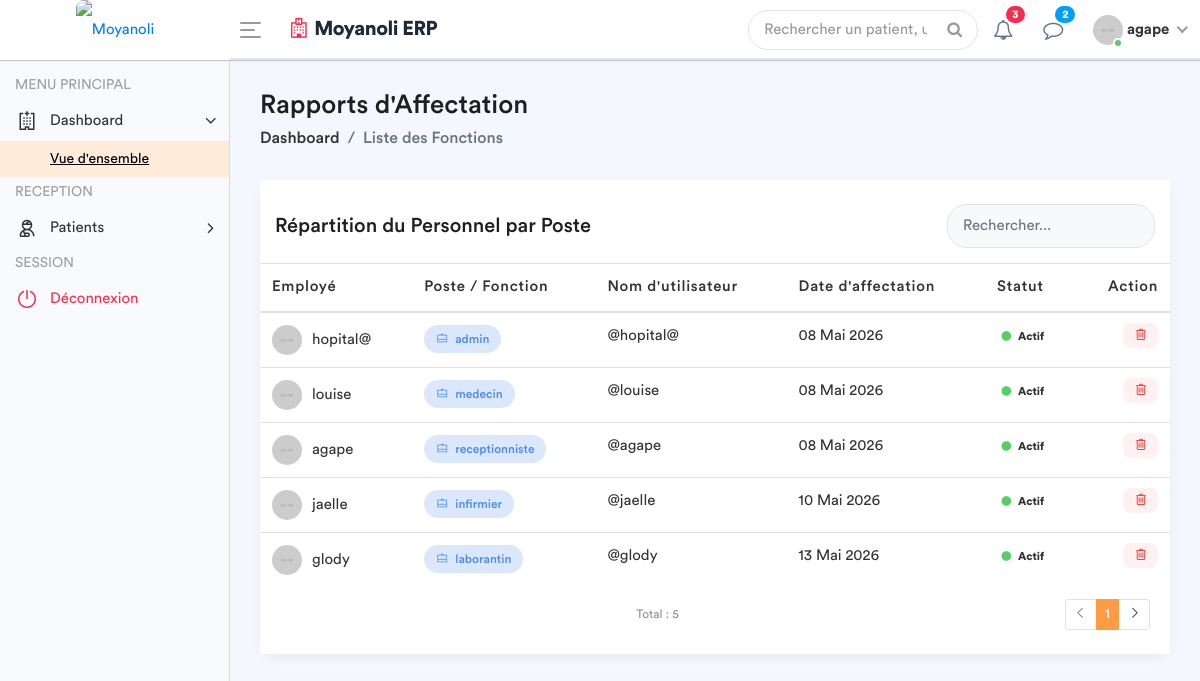
The app's page /employe-poste/ (signed in) with its own data.
### apps/models.py (models this page shows, shortened)
class Fonction(models.Model):
    fonctionKey = models.ForeignKey(Role , on_delete = models.SET_NULL , null = True)
    userKey     = models.ForeignKey(User , on_delete = models.SET_NULL , null = True)
    autorisation = models.CharField(max_length = 30 , default = 'oui')

class Role(models.Model):
    roleName = models.CharField(max_length = 30)

### apps/views.py (the view)
# urls.py: path('employe-poste/', views.liste_employe_poste, name='liste_employe_poste'),
@login_required
def liste_employe_poste(request):
    role_user = Fonction.objects.filter(userKey=request.user).first()
    fonctionKey = role_user.fonctionKey.roleName if role_user else None
    liste_postes = Fonction.objects.all().select_related('userKey', 'fonctionKey')
    context = {
        'liste_postes': liste_postes,
        'fonctionKey': fonctionKey,
    }
    return render(request, 'back-end/liste_fonctions.html', context)

### apps/templates/back-end/liste_fonctions.html (shortened to what this page needs)
<!DOCTYPE html>
{% load static %}
<html lang="fr">
    <head>
        {% include 'back-end/includes/css.html'%}
    </head>
    <body>
        <div class="main-wrapper">
            {% include 'back-end/includes/header.html'%}
            {% include 'back-end/includes/sidebar.html'%}
            <div class="page-wrapper">
                <div class="content container-fluid">
                    <div class="page-header">
                        <div class="row align-items-center">
                            <div class="col">
                                <h3 class="page-title">Rapports d'Affectation</h3>
                                <ul class="breadcrumb">
                                    <li class="breadcrumb-item"><a href="{% url 'dashboard' %}">Dashboard</a></li>
                                    <li class="breadcrumb-item active">Liste des Fonctions</li>
                                </ul>
                            </div>
                        </div>
                    </div>
                    <div class="row">
                        <div class="col-md-12">
                            <div class="card card-table">
                                <div class="card-header bg-white border-0 pt-4">
                                    <div class="row align-items-center">
                                        <div class="col">
                                            <h4 class="card-title mb-0">Répartition du Personnel par Poste</h4>
                                        </div>
                                        <div class="col-auto">
                                            <div class="search-box-container">
                                                <input type="text" id="searchInput" class="form-control" placeholder="Rechercher...">
                                            </div>
                                        </div>
                                    </div>
                                </div>
                                <div class="card-body">
                                    <div class="table-responsive">
                                        <table class="table table-hover table-center mb-0">
                                            <thead>
                                                <tr>
                                                    <th>Employé</th>
                                                    <th>Poste / Fonction</th>
                                                    <th>Nom d'utilisateur</th>
                                                    <th>Date d'affectation</th>
                                                    <th>Statut</th>
                                                    <th class="text-right">Action</th>
                                                </tr>
                                            </thead>
                                            <tbody id="tableBody">
                                                {% for poste in liste_postes %}
                                                <tr>
                                                    <td>
                                                        <h2 class="table-avatar">
                                                            <img src="/static/back-end/assets/img/profiles/avatar-01.jpg" alt="">
                                                            {{ poste.userKey.get_full_name|default:poste.userKey.username }}
                                                        </h2>
                                                    </td>
                                                    <td>
                                                        <span class="badge bg-inverse-primary badge-role">
                                                            <i class="la la-briefcase mr-1"></i> {{ poste.fonctionKey.roleName }}
                                                        </span>
                                                    </td>
                                                    <td>@{{ poste.userKey.username }}</td>
                                                    <td>{{ poste.userKey.date_joined|date:"d M Y" }}</td>
                                                    <td>
                                                        {% if poste.userKey.is_active %}
                                                            <span class="badge badge-success-border"><i class="fa fa-circle text-success mr-1"></i> Actif</span>
                                                        {% else %}
                                                            <span class="badge badge-danger-border"><i class="fa fa-circle text-danger mr-1"></i> Inactif</span>
                                                        {% endif %}
                                                    </td>
                                                    <td class="text-right">
                                                        <a href="{% url 'supprimer_poste' poste.id %}"
                                                           class="btn-delete"
                                                           onclick="return confirm('Êtes-vous sûr de vouloir supprimer cette affectation ?');"
                                                           title="Supprimer l'affectation">
                                                            <i class="la la-trash-alt"></i>
                                                        </a>
                                                    </td>
                                                </tr>
                                                {% empty %}
                                                <tr>
                                                    <td colspan="6" class="text-center text-muted py-4">
                                                        Aucune affectation enregistrée.
                                                    </td>
                                                </tr>
                                                {% endfor %}
                                            </tbody>
                                        </table>
                                    </div>
                                </div>
                                <div class="card-footer bg-white border-0 pb-4">
                                    <div class="row align-items-center">
                                        <div class="col">
                                            <small class="text-muted">Total : {{ liste_postes|length }}</small>
                                        </div>
                                        <div class="col-auto">
                                            <ul class="pagination pagination-sm mb-0">
                                                <li class="page-item disabled"><a class="page-link" href="#"><i class="la la-angle-left"></i></a></li>
                                                <li class="page-item active"><a class="page-link" href="#">1</a></li>
                                                <li class="page-item"><a class="page-link" href="#"><i class="la la-angle-right"></i></a></li>
                                            </ul>
                                        </div>
                                    </div>
                                </div>
                            </div>
                        </div>
                    </div>
                </div>
            </div>
        </div>
    </body>
</html>

### apps/templates/back-end/includes/header.html (shortened to what this page needs)
{% load static %}
<div class="header" style="background: #ffffff; border-bottom: 2px solid #e2e8f0;">
    <div class="header-left" style="background: #ffffff;">
        <a href="{% url 'home' %}" class="logo">
            <img src="{% static 'front-end/assets/dr/logo.jpg' %}" width="45" height="45" alt="Moyanoli" style="border-radius: 8px;">
        </a>
    </div>
    <a id="toggle_btn" href="javascript:void(0);" style="color: #007bff;">
        <span class="bar-icon">
            <span></span>
            <span></span>
            <span></span>
        </span>
    </a>
    <div class="page-title-box">
        <h3 style="color: #1e293b; font-weight: 700; letter-spacing: -0.5px;">
            <i class="fa fa-hospital-o text-danger mr-2"></i>Moyanoli ERP
        </h3>
    </div>
    <ul class="nav user-menu">
        <li class="nav-item">
            <div class="top-nav-search">
                <form action="#">
                    <input class="form-control" type="text" placeholder="Rechercher un patient, un dossier...">
                    <button class="btn" type="submit"><i class="fa fa-search"></i></button>
                </form>
            </div>
        </li>
        <li class="nav-item dropdown">
            <a href="#" class="dropdown-toggle nav-link" data-toggle="dropdown">
                <i class="fa fa-bell-o" style="color: #64748b;"></i> <span class="badge badge-pill bg-danger">3</span>
            </a>
        </li>
        <li class="nav-item dropdown">
            <a href="#" class="dropdown-toggle nav-link" data-toggle="dropdown">
                <i class="fa fa-comment-o" style="color: #64748b;"></i> <span class="badge badge-pill bg-info">2</span>
            </a>
        </li>
        <li class="nav-item dropdown has-arrow main-drop">
            <a href="#" class="dropdown-toggle nav-link" data-toggle="dropdown">
                <span class="user-img">
                    <img src="{% static 'back-end/assets/img/profiles/avatar-21.jpg' %}" alt="">
                    <span class="status online"></span>
                </span>
                <span style="font-weight: 600;">{{ user.username }}</span>
            </a>
        </li>
    </ul>
</div>

### apps/templates/back-end/liste_fonctions.html (style rules this page uses)
.page-wrapper { background-color: #f4f7fe; }
.card-table { border: none; border-radius: 15px; box-shadow: 0 4px 12px rgba(0,0,0,0.05); }
.badge-role { padding: 8px 12px; border-radius: 20px; font-weight: 500; font-size: 12px; }
.table-avatar img { width: 30px; height: 30px; border-radius: 50%; margin-right: 10px; }
.search-box-container { max-width: 300px; }
.search-box-container .form-control { border-radius: 20px; padding-left: 15px; background-color: #f8f9fa; border: 1px solid #e3e3e3; }
.btn-delete { color: #e63c3c; background: #fff1f1; border: none; padding: 5px 10px; border-radius: 8px; transition: all 0.3s; }

### records on screen
Fonction: userKey.get_full_name "hopital@", fonctionKey.roleName "admin", userKey.username "hopital@", userKey.date_joined "08 Mai 2026", shows "Actif"
Fonction: userKey.get_full_name "louise", fonctionKey.roleName "medecin", userKey.username "louise", userKey.date_joined "08 Mai 2026", shows "Actif"
Fonction: userKey.get_full_name "agape", fonctionKey.roleName "receptionniste", userKey.username "agape", userKey.date_joined "08 Mai 2026", shows "Actif"
Fonction: userKey.get_full_name "jaelle", fonctionKey.roleName "infirmier", userKey.username "jaelle", userKey.date_joined "10 Mai 2026", shows "Actif"
Fonction: userKey.get_full_name "glody", fonctionKey.roleName "laborantin", userKey.username "glody", userKey.date_joined "13 Mai 2026", shows "Actif"

### other values on screen
{{ user.username }} "agape"
{{ liste_postes|length }} "5"
